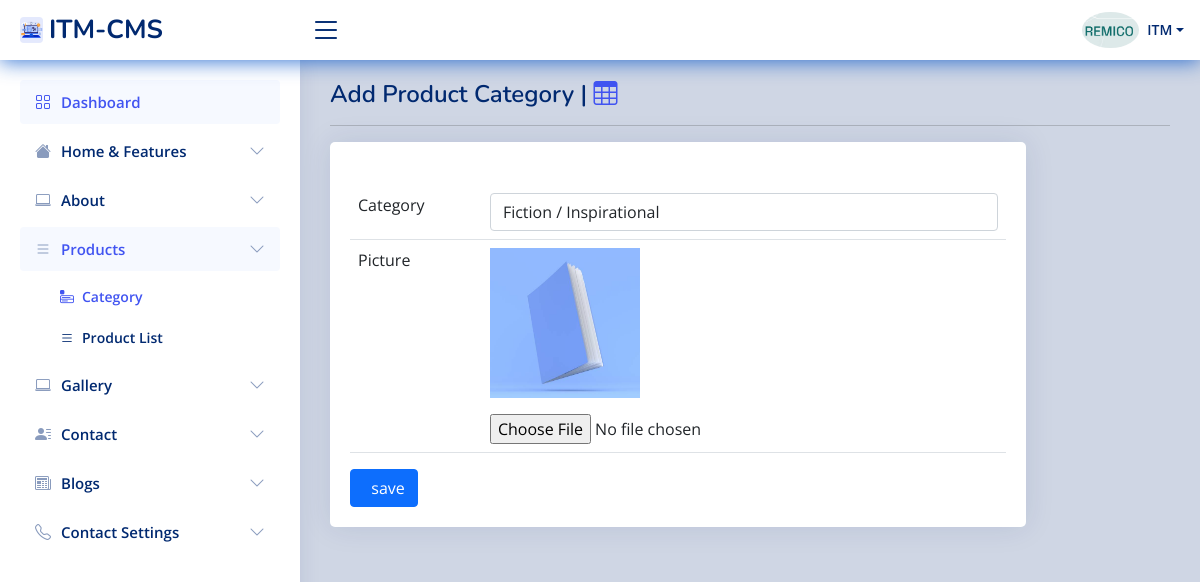
The page /itm-admin/user/product-category-add?edit_id=28 (signed in) on the database its author committed.
### tables this page shows
CREATE TABLE `stuff` (
  `userid` int(11) NOT NULL,
  `stuff_name` varchar(50) NOT NULL,
  `position` varchar(500) NOT NULL,
  `contact_info` varchar(50) NOT NULL,
  `business_name` varchar(500) NOT NULL,
  `business_details` varchar(250) NOT NULL,
  `service_charge` varchar(250) NOT NULL,
  `business_phone` varchar(100) NOT NULL,
  `business_email` varchar(250) NOT NULL,
  `biz_web` varchar(200) NOT NULL,
  `business_address` varchar(500) NOT NULL,
  `invoice_welcome` varchar(500) NOT NULL,
  `photo` varchar(150) NOT NULL,
  `sign_img` text NOT NULL,
  `join_date` date NOT NULL,
  `status` int(11) NOT NULL,
  `software_status` int(11) NOT NULL,
  `comments` varchar(500) NOT NULL,
  `division_id` int(11) NOT NULL,
  `district_id` int(11) NOT NULL,
  `upazila_id` int(11) NOT NULL,
  `inv_name` varchar(50) NOT NULL
);

CREATE TABLE `user` (
  `userid` int(11) NOT NULL,
  `full_name` varchar(250) NOT NULL,
  `username` varchar(50) NOT NULL,
  `password` varchar(200) NOT NULL,
  `access_level` int(11) NOT NULL,
  `status` int(11) NOT NULL,
  `expire_date` date NOT NULL
);

CREATE TABLE `product_category` (
  `cat_id` int(30) NOT NULL,
  `user_id` int(200) NOT NULL,
  `cat_name` varchar(200) NOT NULL,
  `cat_details` varchar(200) NOT NULL,
  `link` varchar(300) NOT NULL,
  `show_colum` int(20) NOT NULL,
  `cat_photo` varchar(50) NOT NULL
);

### itm-admin/user/session.php (called while the page is built, shortened)
<?php
include('../includes/conn.php');
$sq = mysqli_query($con, "select * from stuff left join `user` on user.userid=stuff.userid where stuff.userid='" . $_SESSION['id'] . "'");
$srow = mysqli_fetch_array($sq);
$user = $srow['username'];

### itm-admin/user/product-category-add.php (the view, shortened to what this page needs)
<!DOCTYPE html>
<html lang="en">
<head>
	<?php require_once 'head_link.php'; ?>
</head>
<body>
	<?php require_once 'header1.php'; ?>
	<?php
	if (isset($_GET['edit_id'])) {
		$eq = mysqli_query($con, "SELECT * FROM product_category WHERE cat_id='" . $_GET['edit_id'] . "' ");
		$data = mysqli_fetch_array($eq);
	}
	$CatName = isset($data) ? $data['cat_name'] : '';
	$userPic = isset($data) ? $data['cat_photo'] : '';
	?>
	<?php require_once 'sidebar.php'; ?>
	<main id="main" class="main">
		<div class="pagetitle">
			<h1>Add Product Category | <span> <a href="product-category"> <i class="bi bi-table"></i> </a> </span> </h1>
			<hr>
		</div>
		<section class="section">
			<div class="row">
				<div class="col-lg-10">
					<div class="card">
						<div class="card-body">
							<h5 class="card-title">
							</h5>
							<form method="post" action="<?php echo $_SERVER['PHP_SELF'] ?>" enctype="multipart/form-data" class="form-horizontal">
								<table class="table table-responsive">
									<tr>
										<td><label class="control-label"> Category </label></td>
										<td><input class="form-control" type="text" name="CatName" placeholder="Category Name" value="<?php echo $CatName ?>" /></td>
									</tr>
									<tr>
										<td><label class="control-label">Picture </label></td>
										<td>
											<?php
											if (!empty($userPic)) { ?>
												<p><img src="user_images/<?php echo $userPic ?>" height="150" width="150" /></p>
											<?php  }
											?>
											<input class="input-group" type="file" name="user_image" accept="image/*" />
										</td>
									</tr>
								</table>
								<tr>
									<td colspan="2"><button type="submit" name="btnsave" class="btn btn-primary">
											<span class="glyphicon glyphicon-save"></span> &nbsp; save
										</button>
									</td>
								</tr>
							</form>
						</div>
					</div>
				</div>
		</section>
	</main>
	<?php require_once 'footer1.php'; ?>
	<?php
	require_once 'summernote_link.php';
	?>

### itm-admin/user/header1.php (shortened to what this page needs)
<?php
  require_once 'session.php';
  include('../scripts2.php');
  ?>
  <header id="header" class="header fixed-top d-flex align-items-center">
    <div class="d-flex align-items-center justify-content-between">
      <a href="home" class="logo d-flex align-items-center">
        <img src="../includes/web.jpg" alt="ITM" class="rounded">
        <span class="d-none d-lg-block">ITM-CMS</span>
      </a>
      <i class="bi bi-list toggle-sidebar-btn"></i>
    </div>
    <nav class="header-nav ms-auto">
      <ul class="d-flex align-items-center">
        <li class="nav-item dropdown pe-3">
          <a class="nav-link nav-profile d-flex align-items-center pe-0" href="#" data-bs-toggle="dropdown">
            <img src="../<?php if ($srow['photo']==""){echo "img/profile.jpg"; } else {echo $srow['photo'];} ?>" alt="Profile" class="rounded-circle">
            <span class="d-none d-md-block dropdown-toggle ps-2"><?php echo $user; ?></span>
          </a>
        </li>
      </ul>
    </nav>
  </header>

### itm-admin/user/assets/css/style.css (style rules this page uses)
:root { scroll-behavior: smooth; }
body { background:#01297030; font-family: "Open Sans", sans-serif; color: #444444; }
a { color: #4154f1; text-decoration: none; }
h1, h2, h3, h4, h5, h6 { font-family: "Nunito", sans-serif; }
#main { margin-top: 60px; padding: 20px 30px; transition: all 0.3s; }
.pagetitle { margin-bottom: 10px; }
.pagetitle h1 { font-size: 24px; margin-bottom: 0; font-weight: 600; color: #012970; }
.card { margin-bottom: 30px; border: none; border-radius: 5px; box-shadow: 0px 0 30px rgba(1, 41, 112, 0.1); }
.card-title { padding: 20px 0 15px 0; font-size: 18px; font-weight: 500; color: #012970; font-family: "Poppins", sans-serif; }
.card-body { padding: 0 20px 20px 20px; }
.logo { line-height: 1; }
@media (min-width: 1200px) { .logo { width: 280px; } }
.logo img { max-height: 26px; margin-right: 6px; }
.logo span { font-size: 26px; font-weight: 700; color: #012970; font-family: "Nunito", sans-serif; }
.header { transition: all 0.5s; z-index: 997; height: 60px; box-shadow: 0px 2px 20px rgba(1, 41, 112, 0.1); background-color: #fff; padding-left: 20px; }
.header .toggle-sidebar-btn { font-size: 32px; padding-left: 10px; cursor: pointer; color: #012970; }
.header-nav ul { list-style: none; }
.header-nav > ul { margin: 0; padding: 0; }
.header-nav .nav-profile { color: #012970; }
.header-nav .nav-profile img { max-height: 36px; }
.header-nav .nav-profile span { font-size: 14px; font-weight: 600; }
@media (min-width: 1200px) { #main, #footer { margin-left: 300px; } }

### itm-admin/user/header1.php (style rules this page uses)
.header { transition: all 0.5s; z-index: 997; height: 60px; box-shadow: 0px 2px 20px #0a58cac9; background-color: #fff; padding-left: 20px; }

### rows shown on the page
stuff: photo (picture), user.username "ITM"
product_category: CatName "Fiction / Inspirational", cat_photo (picture)
